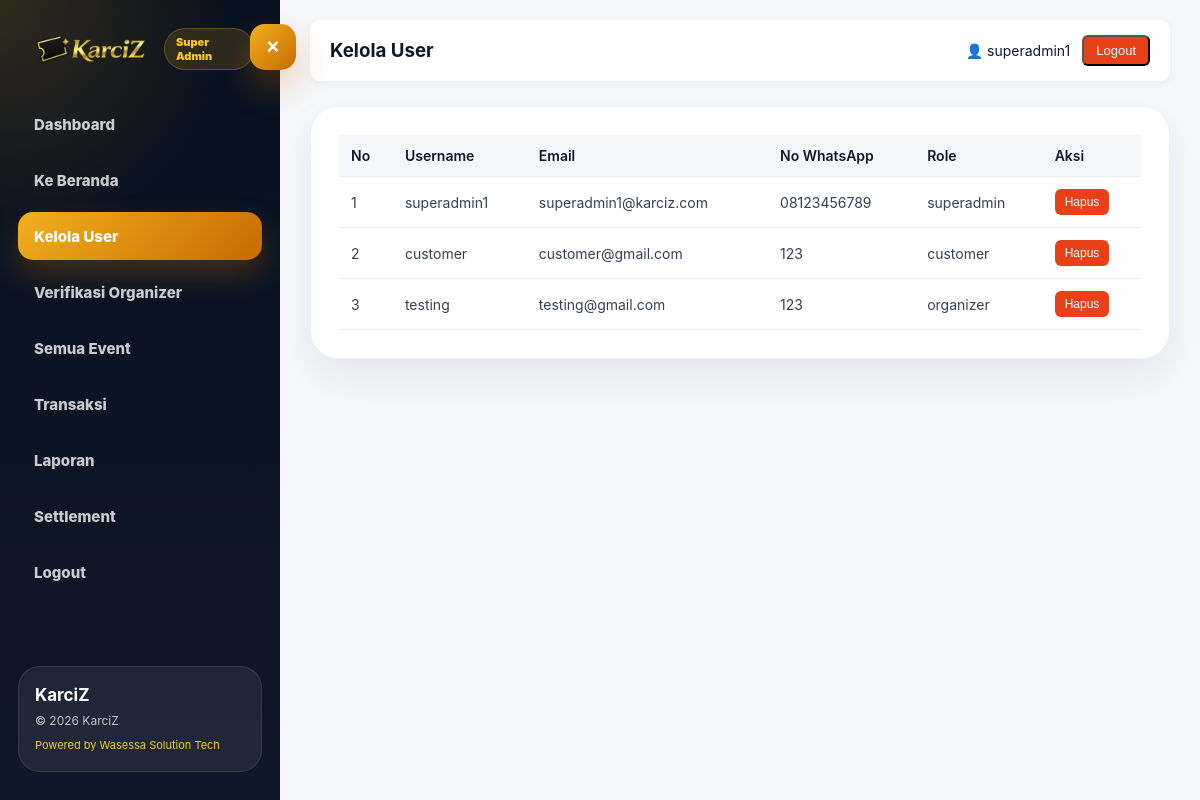
Page /super-admin/manage-users.php (signed in) on the earlier database version.
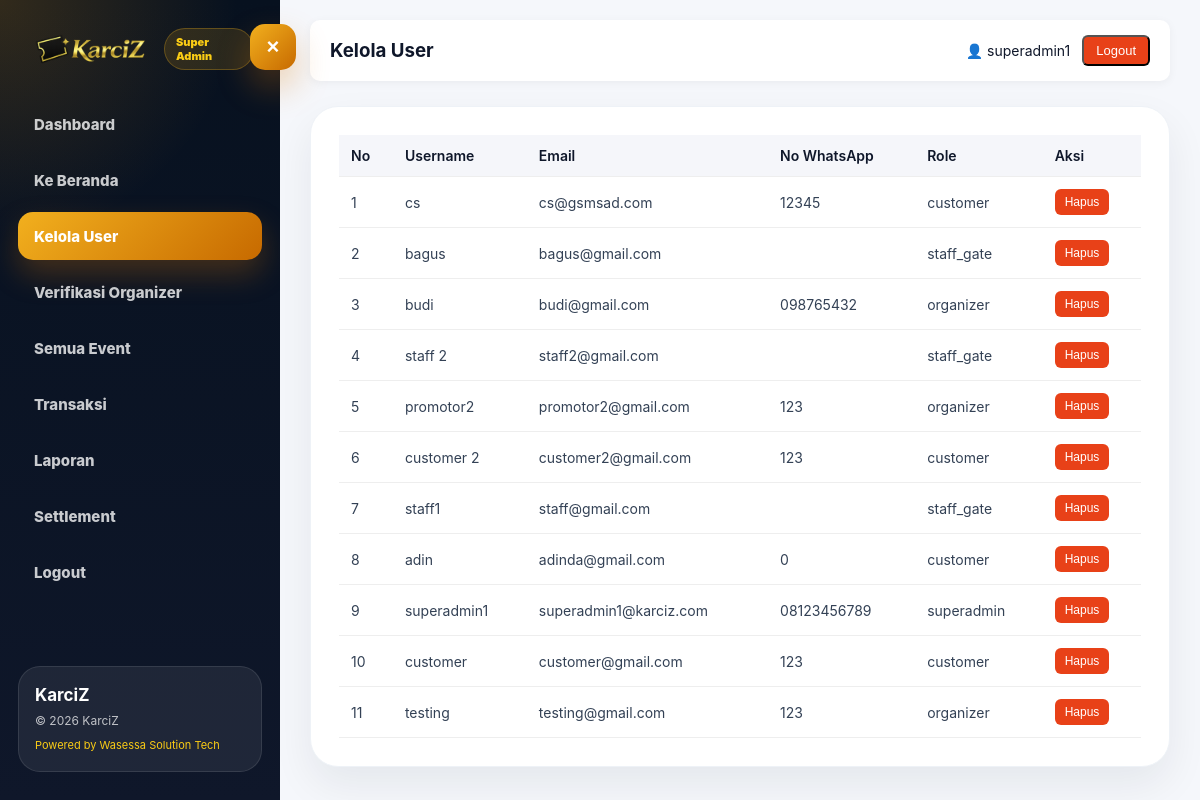
Same page on the later database version.
### tables this page shows
CREATE TABLE `users` (
  `id` int(11) NOT NULL,
  `username` varchar(50) DEFAULT NULL,
  `email` varchar(100) DEFAULT NULL,
  `password` varchar(255) DEFAULT NULL,
  `no_whatsapp` varchar(20) DEFAULT NULL,
  `role` enum('customer','organizer','superadmin','staff_gate') NOT NULL DEFAULT 'customer',
  `created_at` timestamp NOT NULL DEFAULT current_timestamp(),
  `profile_image` varchar(255) DEFAULT NULL,
  `status` enum('pending','approved','rejected') DEFAULT 'pending'
);

### super-admin/manage-users.php (the view, shortened to what this page needs)
<?php
include '../config.php';
$result = $conn->query("SELECT * FROM users ORDER BY id DESC");
?>
<!DOCTYPE html>
<html lang="id">
<head>
  <link rel="stylesheet" href="/Karciz/assets/css/superadmin.css?v=1">
  <link rel="stylesheet" href="/Karciz/assets/css/superadmin-premium.css?v=2">
</head>
<body>
<div class="wrapper">
  <?php include 'sidebar.php'; ?>
  <div class="main">
    <div class="topbar">
      <h3>Kelola User</h3>
      <div class="user-info">
        <span>👤 <?php echo $_SESSION['user']; ?></span>
        <a href="../logout.php">
          <button class="logout-btn">Logout</button>
        </a>
      </div>
    </div>
    <div class="table-container">
      <table>
        <thead>
          <tr>
            <th>No</th>
            <th>Username</th>
            <th>Email</th>
            <th>No WhatsApp</th>
            <th>Role</th>
            <th>Aksi</th>
          </tr>
        </thead>
        <tbody>
          <?php
          $no = 1;
          while ($row = $result->fetch_assoc()) {
          ?>
          <tr>
            <td><?= $no++; ?></td>
            <td><?= $row['username']; ?></td>
            <td><?= $row['email']; ?></td>
            <td><?= $row['no_whatsapp']; ?></td>
            <td><?= $row['role']; ?></td>
            <td>
              <a href="?delete=<?= $row['id']; ?>"
                 onclick="return confirm('Yakin ingin hapus user ini?')">
                 <button class="btn-delete">Hapus</button>
              </a>
            </td>
          </tr>
          <?php } ?>
        </tbody>
      </table>
    </div>
  </div>
</div>
</body>
</html>

Differences in the rows shown:
added users: username "cs", email "cs@gsmsad.com", no_whatsapp "12345", role "customer"
added users: username "bagus", email "bagus@gmail.com", role "staff_gate"
added users: username "budi", email "budi@gmail.com", no_whatsapp "098765432", role "organizer"
added users: username "staff 2", email "staff2@gmail.com", role "staff_gate"
added users: username "promotor2", email "promotor2@gmail.com", no_whatsapp "123", role "organizer"
added users: username "customer 2", email "customer2@gmail.com", no_whatsapp "123", role "customer"
added users: username "staff1", email "staff@gmail.com", role "staff_gate"
added users: username "adin", email "adinda@gmail.com", no_whatsapp "0", role "customer"
